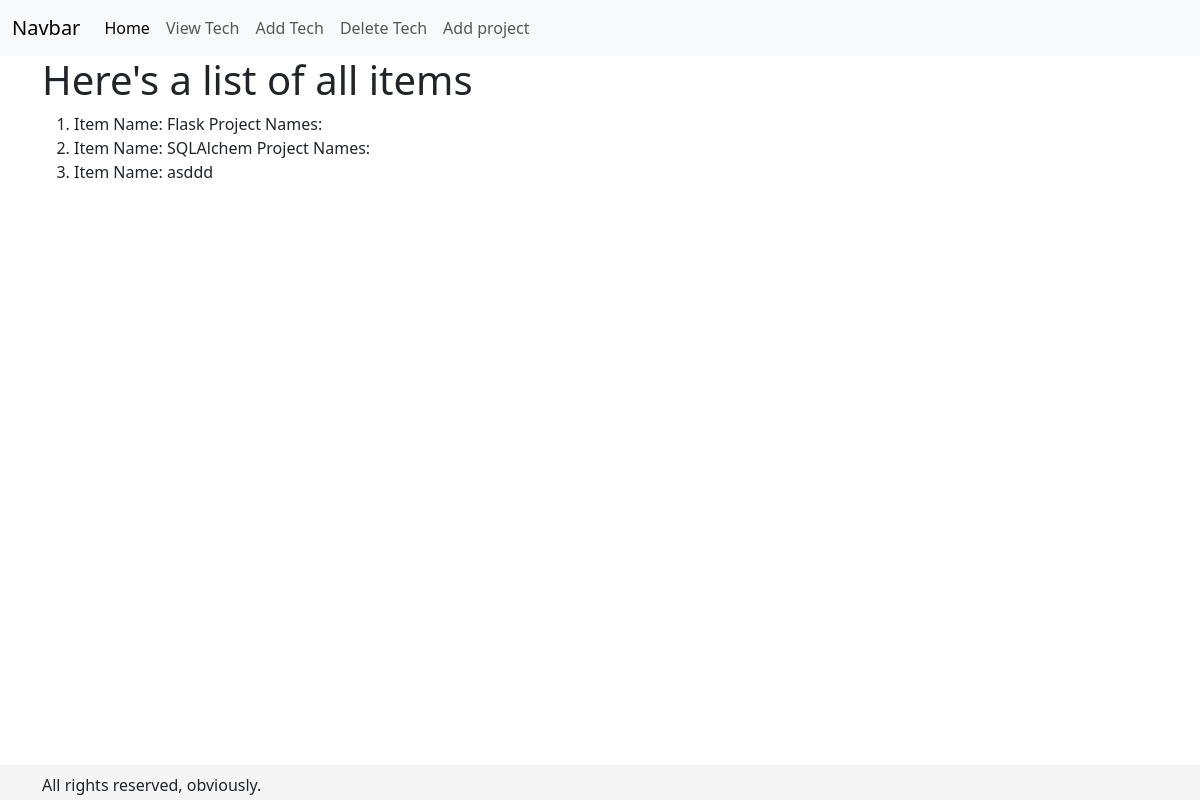
/view, run on the app's committed database.
### main.py (models this page shows, shortened)
class Tech(db.Model):
    __tablename__ = "tech"
    id = db.Column(db.Integer, primary_key=True)
    name = db.Column(db.Text)
    project = db.relationship("Project", backref="tech", lazy="dynamic")
    def __repr__(self):
        if self.project.count() > 0:
            pr_names = ", ".join([pr.name for pr in self.project if pr.name])
            return f"Item Name: {self.name}\n Project Names: {pr_names}"
        return f"Item Name: {self.name}"

class Project(db.Model):
    __tablename__ = "project"
    id = db.Column(db.Integer, primary_key=True)
    name = db.Column(db.Text)
    tech_id = db.Column(db.Integer, db.ForeignKey("tech.id"))

### main.py (the view)
@app.route("/view")
def view_tech():
    tech = Tech.query.all()
    return render_template("view_tech.html", tech=tech)

### templates/view_tech.html (shortened to what this page needs)
<!DOCTYPE html>
<html lang="en">
<head>
    <link href="https://cdn.jsdelivr.net/npm/bootstrap@5.3.0-alpha1/dist/css/bootstrap.min.css" rel="stylesheet"
>
</head>
{%extends 'base.html'%}
{%block navi%}
<div class="container">
    <h1>Here's a list of all items</h1>
    <ol>
    {%for item in tech%}
        <li>{{item}}</li>
    {%endfor%}
    </ol>
</div>
{%endblock%}

### templates/base.html (shortened to what this page needs)
<nav class="navbar navbar-expand-lg bg-body-tertiary">
  <div class="container-fluid">
    <a class="navbar-brand" href="{{url_for('index')}}">Navbar</a>
    <div class="collapse navbar-collapse" id="navbarNavAltMarkup">
      <div class="navbar-nav">
        <a class="nav-link active" aria-current="page" href="{{url_for('index')}}">Home</a>
        <a class="nav-link" href="{{url_for('view_tech')}}">View Tech</a>
        <a class="nav-link" href="{{url_for('add')}}">Add Tech</a>
        <a class="nav-link" href="{{url_for('delete')}}">Delete Tech</a>
        <a class="nav-link" href="{{url_for('add_project')}}">Add project</a>
      </div>
    </div>
  </div>
</nav>
{% block navi %}
{% endblock %}
<div style="height: 100px;">
</div>
<div class="navbar fixed-bottom" style="background-color: whitesmoke; height: 35px;">
<div class="container">
    <p>All rights reserved, obviously.</p>
</div>
</div>

### data on the page
Tech: name.name "Item Name: Flask Project Names:"
Tech: name.name "Item Name: SQLAlchem Project Names:"
Tech: name "Item Name: asddd"
